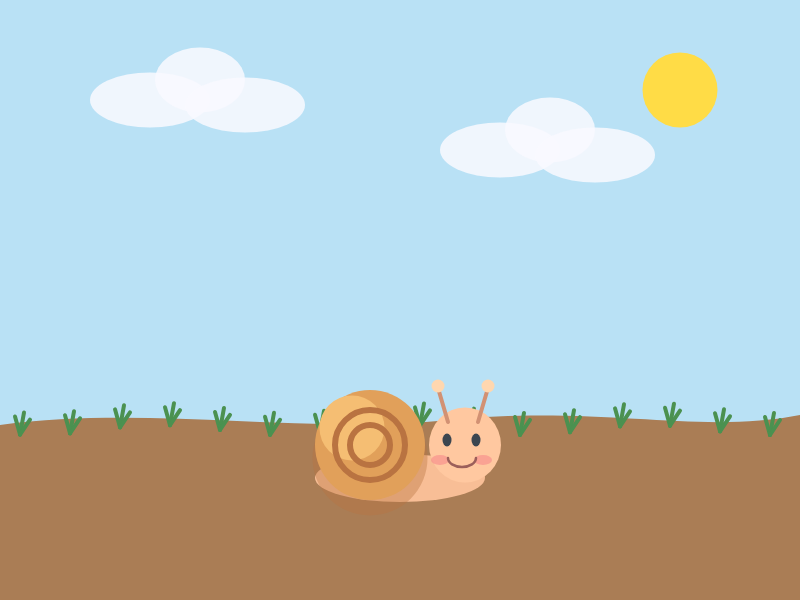
Frame 1 (no input)
Frame 60 (no input): identical to frame 1, image omitted
Frame 120 (the mouse pressed at the canvas centre since frame 60): identical to frame 1, image omitted

The p5.js sketch that drew this single still picture (run headless with seeded random() and noise() and a simulated clock; from frame 60 on, the mouse is pressed at the canvas centre):

// p5.js sketch
// ── sketch.js
let snailX = 400;
let snailY = 440;

let shellType = 0;
let spinning = false;
let spin = 0;

let lastTap = 0;
let doubleDelay = 350;

function setup() {
  createCanvas(800, 600);
}

function draw() {
  background(185, 225, 245);

  sunnySky();
  ground();
  grass();

  // 换壳动画
  if (spinning) {
    spin += 0.35;

    if (spin > TWO_PI) {
      spin = 0;
      spinning = false;
      shellType++;

      if (shellType > 3) {
        shellType = 0;
      }
    }
  }

  drawSnail();
}

// ====================
// 晴天
// ====================

function sunnySky() {

  // 太阳
  noStroke();
  fill(255, 220, 70);
  ellipse(680, 90, 75, 75);

  // 云
  fill(250, 250, 255, 220);

  ellipse(150, 100, 120, 55);
  ellipse(200, 80, 90, 65);
  ellipse(245, 105, 120, 55);

  ellipse(500, 150, 120, 55);
  ellipse(550, 130, 90, 65);
  ellipse(595, 155, 120, 55);
}

// ====================
// 地面
// ====================

function ground() {

  noStroke();
  fill(170, 125, 85);

  beginShape();

  vertex(0, 425);

  bezierVertex(
    150, 405,
    300, 435,
    450, 420
  );

  bezierVertex(
    600, 405,
    700, 435,
    800, 415
  );

  vertex(800, 600);
  vertex(0, 600);

  endShape(CLOSE);
}

// ====================
// 草
// ====================

function grass() {

  stroke(75, 145, 80);
  strokeWeight(4);

  for (let x = 20; x < width; x += 50) {

    let y = 430 + sin(x * 0.1) * 5;

    line(x, y, x - 5, y - 18);
    line(x, y, x + 4, y - 22);
    line(x, y, x + 10, y - 15);
  }
}

// ====================
// 蜗牛
// ====================

function drawSnail() {

  push();

  translate(snailX, snailY);

  // 身体
  noStroke();
  fill(248, 190, 150);

  ellipse(0, 38, 170, 48);

  // 头
  fill(255, 200, 160);
  ellipse(65, 5, 72, 75);

  // 触角
  stroke(210, 145, 115);
  strokeWeight(4);

  line(48, -18, 38, -52);
  line(78, -18, 88, -52);

  noStroke();
  fill(255, 215, 175);

  ellipse(38, -54, 13, 13);
  ellipse(88, -54, 13, 13);

  // 眼睛
  fill(60, 70, 80);

  ellipse(47, 0, 9, 13);
  ellipse(76, 0, 9, 13);

  // 腮红
  fill(245, 125, 135, 130);

  ellipse(40, 20, 18, 10);
  ellipse(83, 20, 18, 10);

  // 嘴巴
  noFill();
  stroke(155, 95, 90);
  strokeWeight(2.5);

  arc(62, 18, 28, 18, 0, PI);

  // 壳
  push();

  translate(-30, 5);

  if (spinning) {
    rotate(spin);
  }

  drawShell();

  pop();

  pop();
}

// ====================
// 四种壳
// ====================

function drawShell() {

  // 外壳
  noStroke();

  if (shellType == 0) {
    normalShell();
  }

  if (shellType == 1) {
    flowerShell();
  }

  if (shellType == 2) {
    starShell();
  }

  if (shellType == 3) {
    rainbowShell();
  }
}

// ====================
// ① 普通壳
// ====================

function normalShell() {

  fill(185, 115, 65, 100);
  ellipse(0, 13, 115, 115);

  fill(225, 160, 90);
  ellipse(0, 0, 110, 110);

  fill(245, 190, 115);
  ellipse(-18, -17, 65, 65);

  noFill();
  stroke(185, 115, 65);
  strokeWeight(6);

  arc(0, 0, 70, 70, 0.2, TWO_PI + 0.2);
  arc(0, 0, 40, 40, 0.4, TWO_PI + 0.4);
}

// ====================
// ② 花朵壳
// ====================

function flowerShell() {

  // 粉色底
  fill(245, 135, 170);
  ellipse(0, 0, 115, 115);

  // 花朵
  noStroke();

  fill(255, 190, 215);

  ellipse(-25, -5, 35, 35);
  ellipse(25, -5, 35, 35);
  ellipse(0, -30, 35, 35);
  ellipse(0, 20, 35, 35);

  fill(255, 110, 150);

  ellipse(-20, 22, 30, 30);
  ellipse(20, 22, 30, 30);

  // 花心
  fill(255, 220, 70);
  ellipse(0, 0, 28, 28);

  // 小圆点装饰
  fill(255, 240, 245);

  ellipse(-35, 20, 7, 7);
  ellipse(35, -20, 7, 7);
  ellipse(-30, -30, 6, 6);
  ellipse(30, 30, 6, 6);
}

// ====================
// ③ 星星壳
// ====================

function starShell() {

  // 紫色底
  fill(145, 90, 210);
  ellipse(0, 0, 115, 115);

  // 星星
  fill(255, 220, 60);

  beginShape();

  for (let i = 0; i < 10; i++) {

    let a = -HALF_PI + i * PI / 5;
    let r = i % 2 == 0 ? 45 : 20;

    vertex(
      cos(a) * r,
      sin(a) * r
    );
  }

  endShape(CLOSE);

  // 小星星
  fill(255, 245, 150);

  smallStar(-32, 25, 12);
  smallStar(35, -28, 10);
}

// ====================
// ④ 彩虹壳
// ====================

function rainbowShell() {

  // 白色底
  fill(250, 245, 235);
  ellipse(0, 0, 115, 115);

  noFill();
  strokeWeight(9);

  stroke(255, 90, 100);
  arc(0, 0, 90, 90, PI, TWO_PI);

  stroke(255, 170, 50);
  arc(0, 0, 75, 75, PI, TWO_PI);

  stroke(255, 220, 60);
  arc(0, 0, 60, 60, PI, TWO_PI);

  stroke(80, 190, 255);
  arc(0, 0, 45, 45, PI, TWO_PI);

  stroke(150, 100, 230);
  arc(0, 0, 30, 30, PI, TWO_PI);

  // 云
  noStroke();
  fill(255);

  ellipse(-25, 25, 28, 18);
  ellipse(0, 25, 32, 20);
  ellipse(25, 25, 28, 18);
}

// ====================
// 小星星
// ====================

function smallStar(x, y, r) {

  beginShape();

  for (let i = 0; i < 10; i++) {

    let a = -HALF_PI + i * PI / 5;
    let size = i % 2 == 0 ? r : r * 0.4;

    vertex(
      x + cos(a) * size,
      y + sin(a) * size
    );
  }

  endShape(CLOSE);
}

// ====================
// 双击判断
// ====================

function checkDoubleTap(x, y) {

  let d = dist(x, y, snailX, snailY);

  if (d < 130) {

    let now = millis();

    if (now - lastTap < doubleDelay) {

      if (!spinning) {
        spinning = true;
        spin = 0;
      }

      lastTap = 0;

    } else {

      lastTap = now;
    }
  }
}

// ====================
// 电脑鼠标
// ====================

function mousePressed() {

  checkDoubleTap(mouseX, mouseY);

  return false;
}

// ====================
// 手机触摸
// ====================

function touchStarted() {

  if (touches.length) {

    checkDoubleTap(
      touches[0].x,
      touches[0].y
    );
  }

  return false;
}
